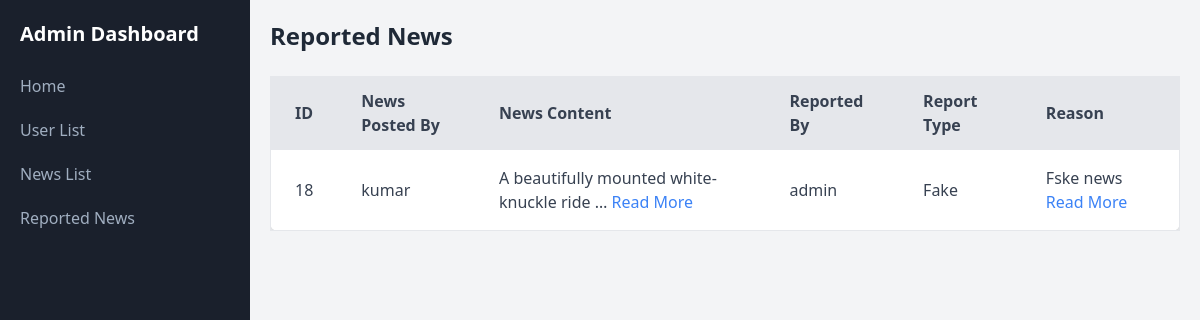
/view_reported_news/ (signed in), run on the app's committed database.
### detect/models.py (models this page shows)
class ReportNews(models.Model):
    news=models.ForeignKey(News, on_delete=models.CASCADE)
    user=models.ForeignKey(UserReg, on_delete=models.CASCADE)
    reason_text = models.TextField(null=True, blank=True)
    report_status = (
        ('Real','real'),
        ('Fake','fake'),
    )
    report_type = models.CharField(max_length=10, choices=report_status)

class News(models.Model):
    newstext= models.TextField()
    author = models.ForeignKey(UserReg, on_delete=models.CASCADE)
    created_at = models.DateTimeField(auto_now_add=True)
    newsstatus = models.CharField(max_length=10,null=True, blank=True)
    us_behave= models.CharField(max_length=50,null=True, blank=True,default="Posts an equal mix of real and fake news")
    image = models.ImageField(upload_to='news/',null=True, blank=True)
    headline = models.CharField(max_length=254)
    category = models.CharField(max_length=50, choices=[
    ('Sports', 'Sports'),
    ('Entertainment', 'Entertainment'),
    ('Local News', 'Local News'),
    ('Technology', 'Technology'),
    ('Business', 'Business')
])
    news_hash = models.CharField(max_length=64, null=True, blank=True)
    status = models.BooleanField(default=False)

class UserReg(models.Model):
    name=models.CharField(max_length=50,null=True,blank=True)
    email = models.EmailField(max_length=50,null=True, blank=True,unique=True)
    password = models.CharField(max_length=50,null=True, blank=True)

### detect/views.py (the view)
# urls.py: path('view_reported_news/',viewReportedNews,name='view_reported_news'),
def viewReportedNews(request):
    if 'admin_email' in request.session:
        reported_news = ReportNews.objects.all()
        return render(request, 'admin_reported_news.html', {'reported_news': reported_news})
    else:
        return redirect('admin_login')

### detect/templates/admin_reported_news.html (shortened to what this page needs)
<!DOCTYPE html>
<html lang="en">
<head>
    <link href="https://cdn.jsdelivr.net/npm/tailwindcss@2.0.0/dist/tailwind.min.css" rel="stylesheet">
</head>
<body class="bg-gray-100">
    <div class="sidebar">
        <h2 class="text-xl font-semibold mb-4">Admin Dashboard</h2>
        <a href="{% url 'admin_home' %}">Home</a>
        <a href="{% url 'view_users' %}">User List</a>
        <a href="{% url 'view_news' %}">News List</a>
        <a href="{% url 'view_reported_news' %}" class="text-blue-500">Reported News</a>
    </div>
    <div class="content">
        <h1 class="text-2xl font-semibold text-gray-800 mb-6">Reported News</h1>
        <div class="overflow-auto">
            <table class="min-w-full bg-white border border-gray-200 rounded-lg shadow-md">
                <thead>
                    <tr class="bg-gray-200 text-gray-700">
                        <th class="px-6 py-3 border-b text-left">ID</th>
                        <th class="px-6 py-3 border-b text-left">News Posted By</th>
                        <th class="px-6 py-3 border-b text-left">News Content</th>
                        <th class="px-6 py-3 border-b text-left">Reported By</th>
                        <th class="px-6 py-3 border-b text-left">Report Type</th>
                        <th class="px-6 py-3 border-b text-left">Reason</th>
                    </tr>
                </thead>
                <tbody>
                    {% for report in reported_news %}
                    <tr class="text-gray-700">
                        <td class="px-6 py-4 border-b">{{ report.news.id }}</td>
                        <td class="px-6 py-4 border-b">{{ report.news.author.name }}</td>
                        <td class="px-6 py-4 border-b">
                            {% if report.news.newstext|length > 5 %}
                                {{ report.news.newstext|truncatewords:5 }}
                                <button onclick="openModal('{{ report.news.id }}', '{{ report.news.newstext|escapejs }}')" class="text-blue-500 hover:underline">Read More</button>
                            {% else %}
                                {{ report.news.newstext }}
                            {% endif %}
                        </td>
                        <td class="px-6 py-4 border-b">{{ report.user.name }}</td>
                        <td class="px-6 py-4 border-b">{{ report.report_type }}</td>
                        <td class="px-6 py-4 border-b">
                            {% if report.reason_text|length > 5 %}
                                {{ report.reason_text|truncatewords:5 }}
                                <button onclick="openModal('{{ report.id }}', '{{ report.reason_text|escapejs }}')" class="text-blue-500 hover:underline">Read More</button>
                            {% else %}
                                {{ report.reason_text }}
                            {% endif %}
                        </td>
                    </tr>
                    {% empty %}
                    <tr>
                        <td colspan="5" class="text-center text-gray-500 py-4">No reported news found.</td>
                    </tr>
                    {% endfor %}
                </tbody>
            </table>
        </div>
    </div>
</body>
</html>

### detect/templates/admin_reported_news.html (style rules this page uses)
.sidebar { min-width: 250px; max-width: 250px; height: 100vh; position: fixed; top: 0; left: 0; background-color: #1a202c; color: white; padding: 20px; display: flex; flex-direction: column; z-index: 1000; }
.sidebar a { margin: 10px 0; color: #a0aec0; text-decoration: none; font-size: 1rem; }
.content { margin-left: 250px; padding: 20px; }

### data on the page
ReportNews: news.id "18", news.author.name "kumar", news.newstext "A beautifully mounted white-knuckle ride …", user.name "admin", report_type "Fake", reason_text "Fske news"
